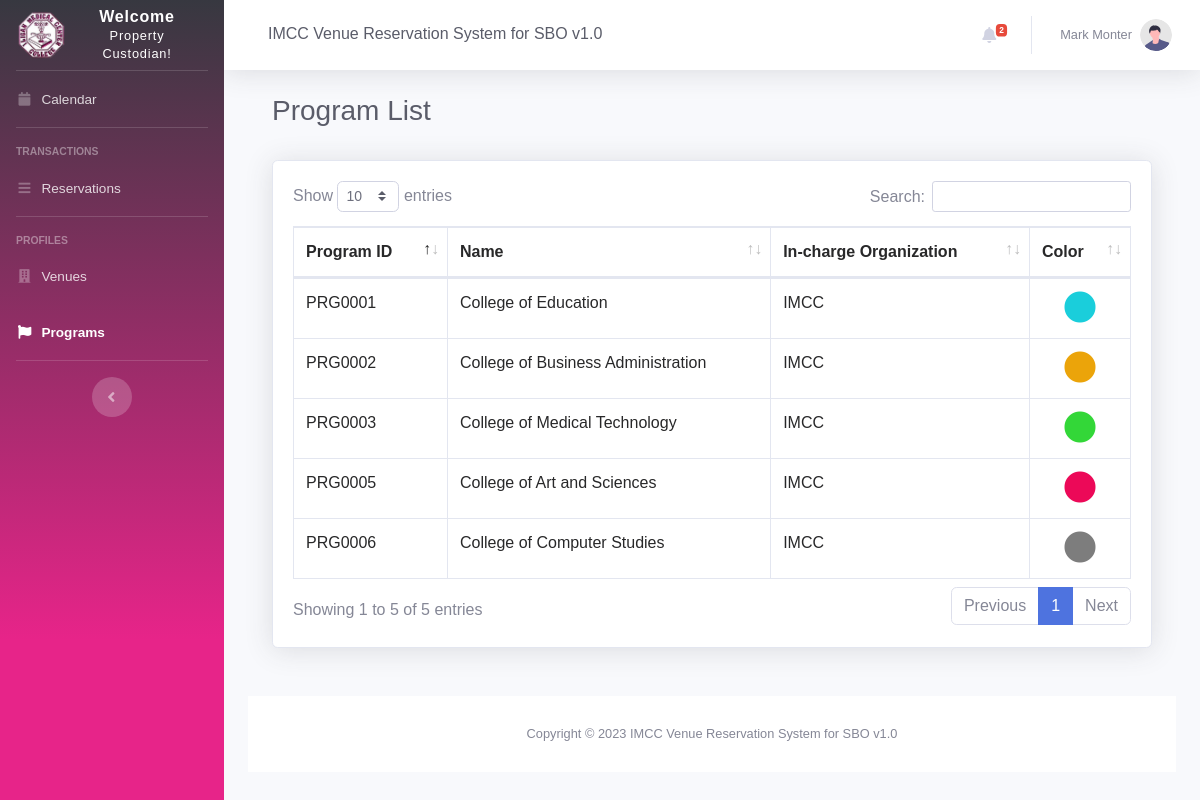
The app's page /programs.php (signed in) with its own data.
### tables this page shows
CREATE TABLE `program` (
  `id` int(11) NOT NULL,
  `programID` varchar(15) DEFAULT NULL,
  `name` varchar(255) DEFAULT NULL,
  `color` varchar(15) DEFAULT NULL,
  `incharge_organization` varchar(255) DEFAULT NULL,
  `dateAdded` datetime NOT NULL DEFAULT current_timestamp(),
  `dateUpdated` datetime DEFAULT NULL
);

### programs.php (the view, shortened to what this page needs)
<?php
include 'settings/system.php';
include 'settings/header.php';
include "settings/sidebar.php";
include 'settings/topbar.php';
?>
<div class="container-fluid">
    <div class="d-sm-flex align-items-center justify-content-between mb-4">
        <div class="container-fluid">
            <div class="d-sm-flex align-items-center justify-content-between mb-4">
                <h1 class="h3 mb-2 text-gray-800">Program List</h1>
            </div>
            <div class="card shadow mb-4">
                <div class="card-body">
                    <div class="table-responsive">
                        <table class="table table-bordered table-hovered" id="dataTable" width="100%" cellspacing="0">
                            <thead>
                                <tr>
                                    <th>Program ID</th>
                                    <th>Name</th>
                                    <th>In-charge Organization</th>
                                    <th>Color</th>
                                </tr>
                            </thead>
                            <tbody>
                                <?php
                                $donor = $db->query("SELECT * FROM `program` ORDER BY name ASC");
                                $row_donor = $donor->fetchAll(PDO::FETCH_OBJ);
                                foreach ($row_donor as $row) {
                                ?>
                                    <tr>
                                        <td><?php echo ($_SESSION['position'] === 'DSA') ? '<a href="program_edit.php?id=' . $row->id . '">' . $row->programID . '</a>' : $row->programID; ?></td>
                                        <td><?= $row->name; ?></td>
                                        <td><?= $row->incharge_organization; ?></td>
                                        <td align="center"><i class="fas fa-circle" style="font-size:2rem;color:<?= $row->color; ?>"></i></td>
                                    </tr>
                                <?php } ?>
                            </tbody>
                        </table>
                    </div>
                </div>
            </div>
        </div>
    </div>
    <?php include 'settings/footer.php'; ?>

### records on screen
program: programID "PRG0005", name "College of Art and Sciences", incharge_organization "IMCC"
program: programID "PRG0002", name "College of Business Administration", incharge_organization "IMCC"
program: programID "PRG0006", name "College of Computer Studies", incharge_organization "IMCC"
program: programID "PRG0001", name "College of Education", incharge_organization "IMCC"
program: programID "PRG0003", name "College of Medical Technology", incharge_organization "IMCC"

### other values on screen
NAME_ "IMCC Venue Reservation System for SBO v1.0"
$notificationCount "2"
$_SESSION['name'] "Mark Monter"
